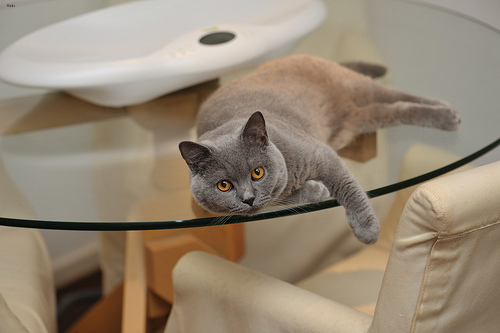
#> input picture data/oxford_pet_sample/images/British_Shorthair_64.jpg, 500 x 333 px; its folder holds only this picture in this run
$ python -i labeled_dataset.py   (imports and definitions only)
#> lines starting #> are read from the running program, lines starting #| are printed output that depends on the picture; after the words box and inside, x2 and y2 are one past the last pixel; in counts of white or black regions, pixels touching at a corner belong together
### src/vision_playground/thresholding.py
"""Thresholding methods used by the experiment."""

from __future__ import annotations

from dataclasses import dataclass

import cv2
import numpy as np


@dataclass(frozen=True, slots=True)
class ThresholdResult:
    """A binary prediction and the parameters used to create it."""

    method: str
    threshold: float | None
    mask: np.ndarray
    block_size: int | None = None
    constant_c: float | None = None


def _validate_image(image: np.ndarray) -> None:
    if image.ndim != 2:
        raise ValueError("Thresholding requires a two-dimensional grayscale image.")
    if image.dtype != np.uint8:
        raise TypeError("Thresholding requires an unsigned 8-bit image.")


# [20 lines left out: function apply_fixed_threshold, not called in this run]


def apply_otsu_threshold(image: np.ndarray) -> ThresholdResult:
    """Select and apply a global threshold using Otsu's method."""
    _validate_image(image)
    used_threshold, mask = cv2.threshold(
        image,
        0,
        255,
        cv2.THRESH_BINARY | cv2.THRESH_OTSU,
    )
    return ThresholdResult(
        method="otsu",
        threshold=float(used_threshold),
        mask=mask,
    )


# [27 lines left out: function apply_adaptive_threshold, not called in this run]

### src/vision_playground/labeled_dataset.py
"""Quantitative baselines on a labeled Oxford-IIIT Pet subset."""

from __future__ import annotations

import csv
import hashlib
from dataclasses import asdict, dataclass
from pathlib import Path

import cv2
import numpy as np

from vision_playground.evaluation import calculate_binary_metrics
from vision_playground.real_images import label_panel
from vision_playground.thresholding import apply_otsu_threshold

METHODS = ("otsu_bright", "otsu_dark", "grabcut")
CSV_COLUMNS = (
    "filename",
    "method",
    "iou",
    "precision",
    "recall",
    "f1",
    "foreground_fraction",
)


@dataclass(frozen=True, slots=True)
class OxfordPetPair:
    """One public image and its pixel-level trimap."""

    filename: str
    image: np.ndarray
    trimap: np.ndarray


@dataclass(frozen=True, slots=True)
class LabeledDatasetRecord:
    """One segmentation baseline evaluated against a labeled mask."""

    filename: str
    method: str
    iou: float
    precision: float
    recall: float
    f1: float
    foreground_fraction: float


# [49 lines left out: functions verify_sample_manifest, load_oxford_pet_sample, trimap_to_pet_mask, not called in this run]


def create_segmentation_baselines(
    image: np.ndarray,
    grabcut_iterations: int = 5,
    inset_fraction: float = 0.05,
    seed: int = 0,
) -> dict[str, np.ndarray]:
    """Create label-free Otsu and fixed-inset GrabCut predictions."""
    if image.ndim != 3 or image.shape[2] != 3 or image.dtype != np.uint8:
        raise ValueError("Segmentation baselines require a BGR uint8 image.")
    if grabcut_iterations < 1:
        raise ValueError("GrabCut iterations must be positive.")
    if not 0 < inset_fraction < 0.5:
        raise ValueError("GrabCut inset fraction must be between 0 and 0.5.")

    grayscale = cv2.cvtColor(image, cv2.COLOR_BGR2GRAY)
    otsu_bright = apply_otsu_threshold(grayscale).mask
    height, width = grayscale.shape
    inset = max(1, round(min(height, width) * inset_fraction))
    rectangle = (
        inset,
        inset,
        width - 2 * inset,
        height - 2 * inset,
    )
    grabcut_labels = np.zeros((height, width), dtype=np.uint8)
    background_model = np.zeros((1, 65), dtype=np.float64)
    foreground_model = np.zeros((1, 65), dtype=np.float64)
    cv2.setRNGSeed(seed)
    cv2.grabCut(
        image,
        grabcut_labels,
        rectangle,
        background_model,
        foreground_model,
        grabcut_iterations,
        cv2.GC_INIT_WITH_RECT,
    )
    grabcut_mask = np.where(
        (grabcut_labels == cv2.GC_FGD)
        | (grabcut_labels == cv2.GC_PR_FGD),
        255,
        0,
    ).astype(np.uint8)
    return {
        "otsu_bright": otsu_bright,
        "otsu_dark": cv2.bitwise_not(otsu_bright),
        "grabcut": grabcut_mask,
    }


# [85 lines left out: functions _write_metrics, evaluate_labeled_pairs, run_labeled_dataset_experiment, not called in this run]

>>> import cv2
>>> picture = cv2.imread('../../data/oxford_pet_sample/images/British_Shorthair_64.jpg')
#> picture is the input picture: shape (333, 500, 3); mean B, G, R 116.1, 134.7, 149.1
>>> result = create_segmentation_baselines(picture)
#> in create_segmentation_baselines, `grayscale = cv2.cvtColor(image, cv2.COLOR_BGR2GRAY)`:
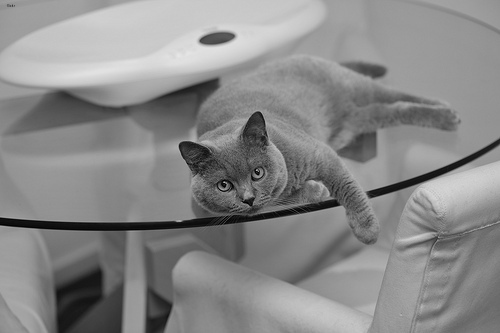
#> grayscale: shape (333, 500); min 0, max 230, mean 136.9
#> in apply_otsu_threshold, `used_threshold, mask = cv2.threshold( image, 0, 255, cv2.THRESH_BINARY..`:
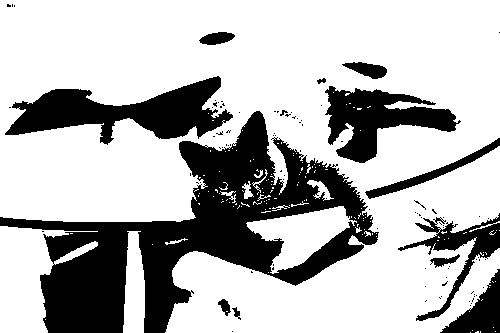
#> mask: shape (333, 500); 71.6% white; 97 black regions (84 under 20 px), largest, box (x1, y1, x2, y2) and area: (0, 111, 379, 333) 28621, (5, 76, 233, 145) 7208, (325, 86, 461, 163) 4920
#> in apply_otsu_threshold, `used_threshold, mask = cv2.threshold( image, 0, 255, cv2.THRESH_BINARY..`: used_threshold = 121
#> result = 3 items

$ run again, on data/oxford_pet_sample/images/Egyptian_Mau_62.jpg
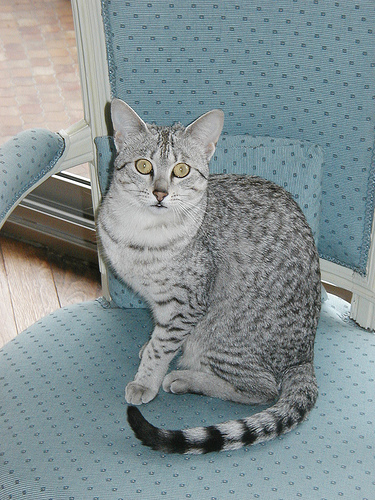
#> input picture data/oxford_pet_sample/images/Egyptian_Mau_62.jpg, 375 x 500 px
#> picture is the input picture: shape (500, 375, 3); mean B, G, R 145.7, 143.4, 130.5
#> in create_segmentation_baselines, `grayscale = cv2.cvtColor(image, cv2.COLOR_BGR2GRAY)`:
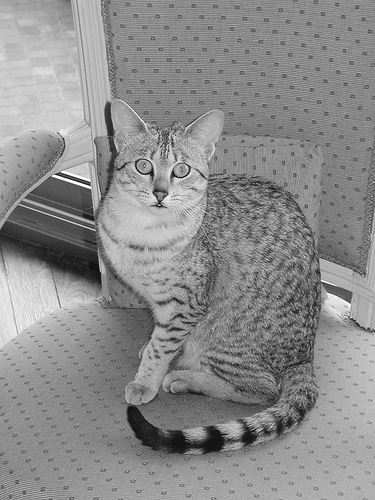
#> grayscale: shape (500, 375); min 1, max 255, mean 139.8
#> in apply_otsu_threshold, `used_threshold, mask = cv2.threshold( image, 0, 255, cv2.THRESH_BINARY..`:
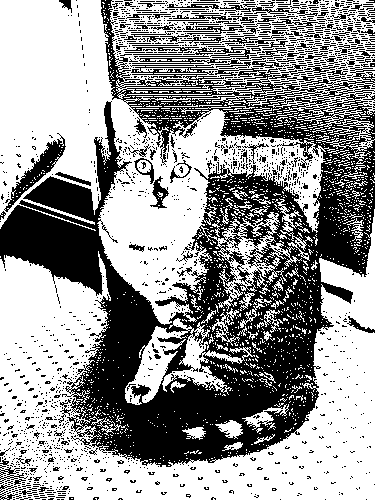
#> mask: shape (500, 375); 58.9% white; 1954 black regions (1829 under 20 px), largest, box (x1, y1, x2, y2) and area: (0, 0, 375, 467) 62107, (4, 133, 66, 212) 1051, (132, 58, 227, 64) 294
#> used_threshold = 134
#> result = 3 items

$ run again, on data/oxford_pet_sample/images/Ragdoll_183.jpg
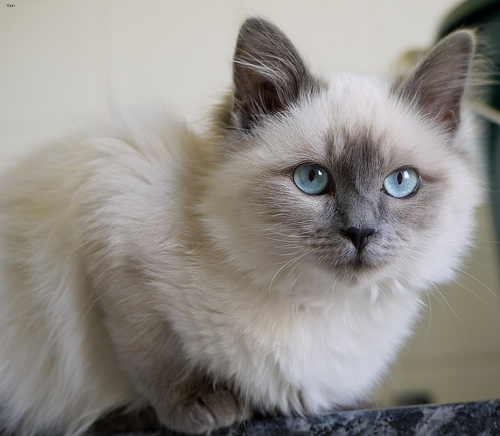
#> input picture data/oxford_pet_sample/images/Ragdoll_183.jpg, 500 x 436 px
#> picture is the input picture: shape (436, 500, 3); mean B, G, R 136.2, 141.1, 144.9
#> in create_segmentation_baselines, `grayscale = cv2.cvtColor(image, cv2.COLOR_BGR2GRAY)`:
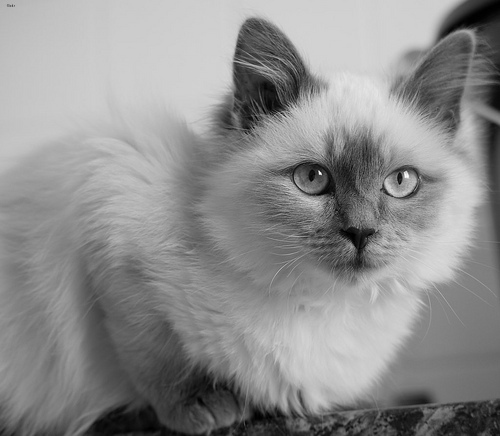
#> grayscale: shape (436, 500); min 0, max 255, mean 141.7
#> in apply_otsu_threshold, `used_threshold, mask = cv2.threshold( image, 0, 255, cv2.THRESH_BINARY..`:
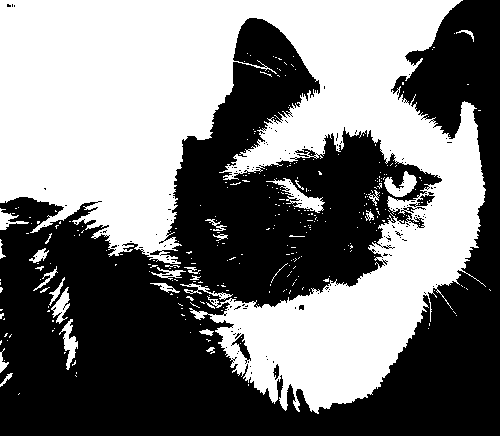
#> mask: shape (436, 500); 47.8% white; 327 white regions (296 under 20 px), largest, box (x1, y1, x2, y2) and area: (0, 0, 486, 414) 99887, (266, 178, 325, 213) 592, (384, 171, 417, 197) 443
#> used_threshold = 143
#> result = 3 items

$ run again, on data/oxford_pet_sample/images/boxer_16.jpg
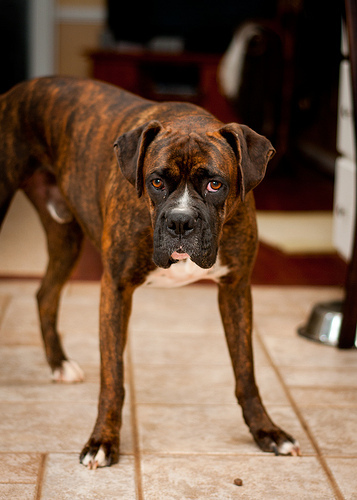
#> input picture data/oxford_pet_sample/images/boxer_16.jpg, 357 x 500 px
#> picture is the input picture: shape (500, 357, 3); mean B, G, R 73.4, 93.9, 121.8
#> in create_segmentation_baselines, `grayscale = cv2.cvtColor(image, cv2.COLOR_BGR2GRAY)`:
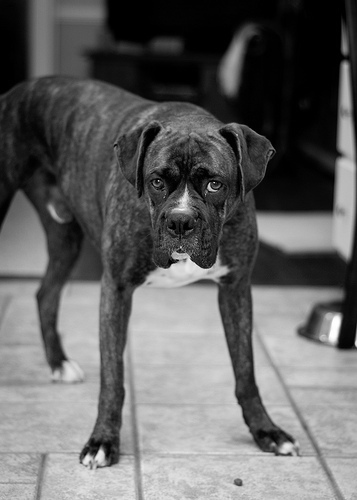
#> grayscale: shape (500, 357); min 0, max 255, mean 99.9
#> in apply_otsu_threshold, `used_threshold, mask = cv2.threshold( image, 0, 255, cv2.THRESH_BINARY..`:
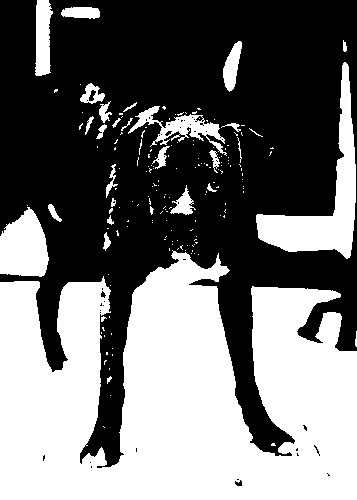
#> mask: shape (500, 357); 44.3% white; 176 white regions (145 under 20 px), largest, box (x1, y1, x2, y2) and area: (0, 250, 357, 500) 65417, (256, 62, 356, 259) 5462, (0, 207, 49, 277) 2564
#> used_threshold = 107
#> result = 3 items
